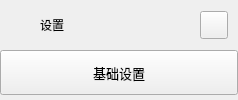
        <widget class="QFrame" name="extraLeftBox">
         <property name="minimumSize">
          <size>
           <width>0</width>
           <height>0</height>
          </size>
         </property>
         <property name="maximumSize">
          <size>
           <width>0</width>
           <height>16777215</height>
          </size>
         </property>
         <property name="frameShape">
          <enum>QFrame::NoFrame</enum>
         </property>
         <property name="frameShadow">
          <enum>QFrame::Raised</enum>
         </property>
         <layout class="QVBoxLayout" name="extraColumLayout">
          <property name="spacing">
           <number>0</number>
          </property>
          <property name="leftMargin">
           <number>0</number>
          </property>
          <property name="topMargin">
           <number>0</number>
          </property>
          <property name="rightMargin">
           <number>0</number>
          </property>
          <property name="bottomMargin">
           <number>0</number>
          </property>
          <item>
           <widget class="QFrame" name="extraTopBg">
            <property name="minimumSize">
             <size>
              <width>0</width>
              <height>50</height>
             </size>
            </property>
            <property name="maximumSize">
             <size>
              <width>16777215</width>
              <height>50</height>
             </size>
            </property>
            <property name="frameShape">
             <enum>QFrame::NoFrame</enum>
            </property>
            <property name="frameShadow">
             <enum>QFrame::Raised</enum>
            </property>
            <layout class="QVBoxLayout" name="verticalLayout_5">
             <property name="spacing">
              <number>0</number>
             </property>
             <property name="leftMargin">
              <number>0</number>
             </property>
             <property name="topMargin">
              <number>0</number>
             </property>
             <property name="rightMargin">
              <number>0</number>
             </property>
             <property name="bottomMargin">
              <number>0</number>
             </property>
             <item>
              <layout class="QGridLayout" name="extraTopLayout">
               <property name="leftMargin">
                <number>10</number>
               </property>
               <property name="rightMargin">
                <number>10</number>
               </property>
               <property name="horizontalSpacing">
                <number>10</number>
               </property>
               <property name="verticalSpacing">
                <number>0</number>
               </property>
               <item row="0" column="0">
                <widget class="QFrame" name="extraIcon">
                 <property name="minimumSize">
                  <size>
                   <width>20</width>
                   <height>0</height>
                  </size>
                 </property>
                 <property name="maximumSize">
                  <size>
                   <width>20</width>
                   <height>20</height>
                  </size>
                 </property>
                 <property name="frameShape">
                  <enum>QFrame::NoFrame</enum>
                 </property>
                 <property name="frameShadow">
                  <enum>QFrame::Raised</enum>
                 </property>
                </widget>
               </item>
               <item row="0" column="1">
                <widget class="QLabel" name="extraLabel">
                 <property name="minimumSize">
                  <size>
                   <width>150</width>
                   <height>0</height>
                  </size>
                 </property>
                 <property name="text">
                  <string>设置</string>
                 </property>
                </widget>
               </item>
               <item row="0" column="2">
                <widget class="QPushButton" name="extraCloseColumnBtn">
                 <property name="minimumSize">
                  <size>
                   <width>28</width>
                   <height>28</height>
                  </size>
                 </property>
                 <property name="maximumSize">
                  <size>
                   <width>28</width>
                   <height>28</height>
                  </size>
                 </property>
                 <property name="cursor">
                  <cursorShape>PointingHandCursor</cursorShape>
                 </property>
                 <property name="toolTip">
                  <string>Close left box</string>
                 </property>
                 <property name="text">
                  <string/>
                 </property>
                 <property name="icon">
                  <iconset>
                   <normaloff>:/res/images/icons/icon_close.png</normaloff>:/res/images/icons/icon_close.png</iconset>
                 </property>
                 <property name="iconSize">
                  <size>
                   <width>20</width>
                   <height>20</height>
                  </size>
                 </property>
                </widget>
               </item>
              </layout>
             </item>
            </layout>
           </widget>
          </item>
          <item>
           <widget class="QFrame" name="extraContent">
            <property name="frameShape">
             <enum>QFrame::NoFrame</enum>
            </property>
            <property name="frameShadow">
             <enum>QFrame::Raised</enum>
            </property>
            <layout class="QVBoxLayout" name="verticalLayout_12">
             <property name="spacing">
              <number>0</number>
             </property>
             <property name="leftMargin">
              <number>0</number>
             </property>
             <property name="topMargin">
              <number>0</number>
             </property>
             <property name="rightMargin">
              <number>0</number>
             </property>
             <property name="bottomMargin">
              <number>0</number>
             </property>
             <item alignment="Qt::AlignTop">
              <widget class="QFrame" name="extraTopMenu">
               <property name="frameShape">
                <enum>QFrame::NoFrame</enum>
               </property>
               <property name="frameShadow">
                <enum>QFrame::Raised</enum>
               </property>
               <layout class="QVBoxLayout" name="verticalLayout_11">
                <property name="spacing">
                 <number>0</number>
                </property>
                <property name="leftMargin">
                 <number>0</number>
                </property>
                <property name="topMargin">
                 <number>0</number>
                </property>
                <property name="rightMargin">
                 <number>0</number>
                </property>
                <property name="bottomMargin">
                 <number>0</number>
                </property>
                <item>
                 <widget class="QPushButton" name="btn_base_settings">
                  <property name="sizePolicy">
                   <sizepolicy hsizetype="Expanding" vsizetype="Fixed">
                    <horstretch>0</horstretch>
                    <verstretch>0</verstretch>
                   </sizepolicy>
                  </property>
                  <property name="minimumSize">
                   <size>
                    <width>0</width>
                    <height>45</height>
                   </size>
                  </property>
                  <property name="font">
                   <font>
                    <family>Segoe UI</family>
                    <pointsize>10</pointsize>
                    <italic>false</italic>
                    <bold>false</bold>
                   </font>
                  </property>
                  <property name="cursor">
                   <cursorShape>PointingHandCursor</cursorShape>
                  </property>
                  <property name="layoutDirection">
                   <enum>Qt::LeftToRight</enum>
                  </property>
                  <property name="styleSheet">
                   <string notr="true">background-image: url(:/res/images/icons/cil-layers.png);</string>
                  </property>
                  <property name="text">
                   <string>基础设置</string>
                  </property>
                 </widget>
                </item>
               </layout>
              </widget>
             </item>
             <item>
              <widget class="QFrame" name="extraBottom">
               <property name="frameShape">
                <enum>QFrame::NoFrame</enum>
               </property>
               <property name="frameShadow">
                <enum>QFrame::Raised</enum>
               </property>
              </widget>
             </item>
            </layout>
           </widget>
          </item>
         </layout>
        </widget>
